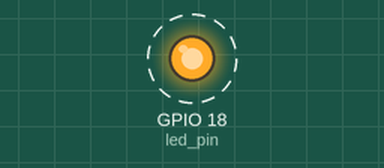
This program was run on a simulated Raspberry Pi (BCM pin numbers). Shown: output pins drawn as LEDs (lit = HIGH). Dashed ring = blinking.

Above: at 0.2 s.
Timing chart, 0 to 3.0 s (numbered marks = the images above):
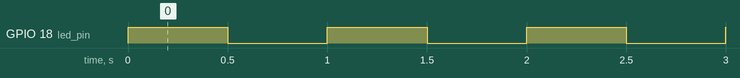

Measured:
- by itself, GPIO 18 (led_pin): alternates HIGH for 0.50 s and LOW for 0.50 s

The program:

_07_pwm_output.py
```python
import RPi.GPIO as GPIO

led_pin = 18

GPIO.setmode(GPIO.BCM)

GPIO.setup(led_pin, GPIO.OUT)

pwm = GPIO.PWM(led_pin, 1.0) # 1.0Hz
pwm.start(50.0) # 0.0 ~ 100.0

try:
  while True:
    pass
except KeyboardInterrupt:
  pass

pwm.stop()
GPIO.cleanup()
```
